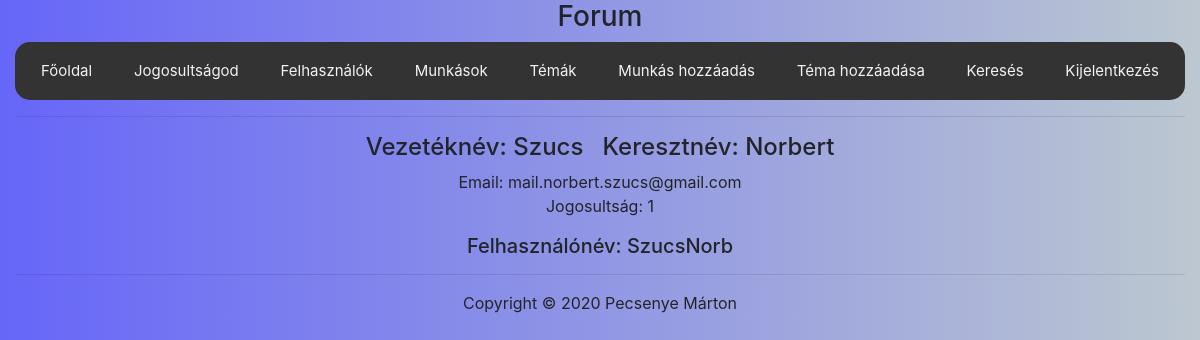
The page /index.php?P=user&u=1 (signed in) on the database its author committed.
### tables this page shows
CREATE TABLE IF NOT EXISTS `users` (
  `id` int(11) NOT NULL AUTO_INCREMENT,
  `first_name` varchar(64) NOT NULL,
  `last_name` varchar(64) NOT NULL,
  `email` varchar(250) NOT NULL,
  `password` varchar(250) NOT NULL,
  `permission` int(1) UNSIGNED NOT NULL DEFAULT '0',
  `nickname` varchar(64) NOT NULL,
  PRIMARY KEY (`id`)
);

### protected/database.php (called while the page is built, shortened)
<?php
function getConnection() {
	$connection = new PDO(DB_TYPE.':host='.DB_HOST.';dbname='.DB_NAME.';',DB_USER, DB_PASS);
	$connection->exec("SET NAMES '".DB_CHARSET."'");
	return $connection;
}
function getRecord($queryString, $queryParams = []) {
	$connection = getConnection();
	$statement = $connection->prepare($queryString);
	$success = $statement->execute($queryParams);
	$result = $success ? $statement->fetch(PDO::FETCH_ASSOC) : [];
	return $result;
}
?>

### protected/user/profile.php (the view, shortened to what this page needs)
<?php
if(!array_key_exists('u', $_GET) || empty($_GET['u'])) :
	header('Location: index.php');
else:
	$query = "SELECT id, first_name, last_name, email, permission, nickname FROM users WHERE id = :id";
	$params = [':id' => $_GET['u']];
	$users = getRecord($query, $params);
	if(empty($users)) :
		header('Location: index.php');
	else : ?>
		<center><h4>Vezetéknév: <?=$users['last_name'].' &nbsp;  Keresztnév: '.$users['first_name'] ?></h4>
		<p>Email: <?=$users['email'] ?> <br/>
		Jogosultság: <?=$users['permission'] ?> </p>
		<h5>Felhasználónév: <?=$users['nickname'] ?> </h5>
		</center>
	<?php endif;
endif;
?>

### public/style.css (style rules this page uses)
body { background-image: linear-gradient(to left, rgba(143, 162, 177, 0.6), rgba(0, 0, 244, 0.6)); }

### rows shown on the page
users: last_name "Szucs", first_name "Norbert", email "mail.norbert.szucs@gmail.com", permission "1", nickname "SzucsNorb"
